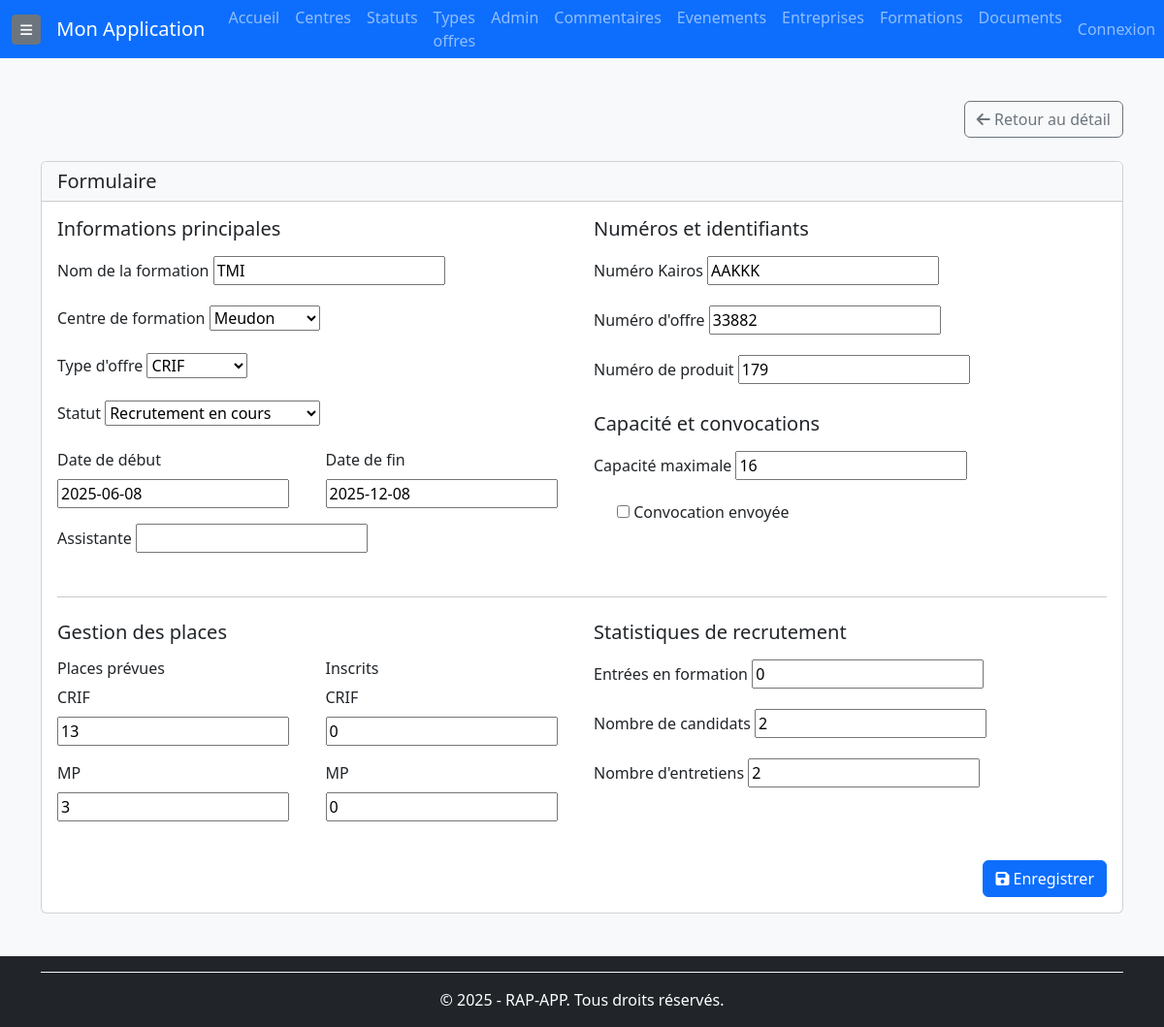
The page /formations/3/modifier/ (signed in) on the database its author committed.
### rap_app/models/formations.py (models this page shows, shortened)
class Formation(BaseModel):
    nom = models.CharField(max_length=255, verbose_name="Nom de la formation")
    centre = models.ForeignKey(Centre, on_delete=models.CASCADE, related_name='formations', verbose_name="Centre de formation")
    type_offre = models.ForeignKey(TypeOffre, on_delete=models.CASCADE, related_name="formations", verbose_name="Type d'offre")
    statut = models.ForeignKey(Statut, on_delete=models.CASCADE, related_name="formations", verbose_name="Statut de la formation")
    start_date = models.DateField(null=True, blank=True, verbose_name="Date de début")
    end_date = models.DateField(null=True, blank=True, verbose_name="Date de fin")
    num_kairos = models.CharField(max_length=50, null=True, blank=True, verbose_name="Numéro Kairos")
    num_offre = models.CharField(max_length=50, null=True, blank=True, verbose_name="Numéro de l'offre")
    num_produit = models.CharField(max_length=50, null=True, blank=True, verbose_name="Numéro du produit")
    prevus_crif = models.PositiveIntegerField(default=0, verbose_name="Places prévues CRIF")
    prevus_mp = models.PositiveIntegerField(default=0, verbose_name="Places prévues MP")
    inscrits_crif = models.PositiveIntegerField(default=0, verbose_name="Inscrits CRIF")
    inscrits_mp = models.PositiveIntegerField(default=0, verbose_name="Inscrits MP")
    assistante = models.CharField(max_length=255, null=True, blank=True, verbose_name="Assistante")
    cap = models.PositiveIntegerField(null=True, blank=True, verbose_name="Capacité maximale")
    convocation_envoie = models.BooleanField(default=False, verbose_name="Convocation envoyée")
    entresformation = models.PositiveIntegerField(default=0, verbose_name="Entrées en formation")
    nombre_candidats = models.PositiveIntegerField(default=0, verbose_name="Nombre de candidats")
    nombre_entretiens = models.PositiveIntegerField(default=0, verbose_name="Nombre d'entretiens")
    nombre_evenements = models.PositiveIntegerField(default=0, verbose_name="Nombre d'événements")
    dernier_commentaire = models.TextField(null=True, blank=True, verbose_name="Dernier commentaire")
    entreprises = models.ManyToManyField(Entreprise, related_name="formations", verbose_name="Partenaires", blank=True)
    utilisateur = models.ForeignKey(User, on_delete=models.SET_NULL, null=True, blank=True,related_name="formations_creees",verbose_name="Créé par" )
    objects = FormationManager()
    class Meta:
        verbose_name = "Formation"
        verbose_name_plural = "Formations"
        ordering = ['-start_date', 'nom']
        indexes = [
            models.Index(fields=['start_date']),
            models.Index(fields=['end_date']),
            models.Index(fields=['nom']),
        ]

### rap_app/views/formations_views.py (the view, shortened to what this page needs)
# urls.py: path('formations/<int:pk>/modifier/', formations_views.FormationUpdateView.as_view(), name='formation-update'),
class FormationUpdateView(PermissionRequiredMixin, BaseUpdateView):
    model = Formation
    permission_required = 'rap_app.change_formation'
    template_name = 'formations/formation_form.html'
    fields = FormationCreateView.fields  # ✅ Réutilisation des champs

### rap_app/models/centres.py (called while the page is built)
    def __str__(self):
        return self.nom

### rap_app/models/statut.py (called while the page is built)
    def get_nom_display(self):
        if self.nom == self.AUTRE and self.description_autre:
            return self.description_autre  # ✅ Retourne la description si le statut est "Autre"
        return dict(self.STATUT_CHOICES).get(self.nom, self.nom)  # ✅ Sinon, retourne le nom normal

    def __str__(self):
        if self.nom == self.AUTRE and self.description_autre:
            return f"{self.description_autre} - {self.couleur}"
        return f"{self.get_nom_display()} "

### rap_app/models/types_offre.py (called while the page is built)
    def __str__(self):
        return self.autre if self.nom == self.AUTRE and self.autre else self.get_nom_display()

### rap_app/templates/formations/formation_form.html (shortened to what this page needs)
{% extends 'base.html' %}
{% load static %}
{% block content %}
<div class="container mt-4">
    <div class="d-flex justify-content-between align-items-center mb-4">
        <div>
            {% if formation.id %}
                <a href="{% url 'formation-detail' formation.id %}" class="btn btn-outline-secondary">
                    <i class="fas fa-arrow-left"></i> Retour au détail
                </a>
            {% else %}
                <a href="{% url 'formation-list' %}" class="btn btn-outline-secondary">
                    <i class="fas fa-arrow-left"></i> Retour à la liste
                </a>
            {% endif %}
        </div>
    </div>
    <div class="card">
        <div class="card-header bg-light">
            <h5 class="mb-0">Formulaire</h5>
        </div>
        <div class="card-body">
            <form method="post">
                <div class="row">
                    <div class="col-md-6">
                        <h5 class="mb-3">Informations principales</h5>
                        <div class="mb-3">
                            <label for="{{ form.nom.id_for_label }}" class="form-label">Nom de la formation</label>
                            {{ form.nom }}
                        </div>
                        <div class="mb-3">
                            <label for="{{ form.centre.id_for_label }}" class="form-label">Centre de formation</label>
                            {{ form.centre }}
                        </div>
                        <div class="mb-3">
                            <label for="{{ form.type_offre.id_for_label }}" class="form-label">Type d'offre</label>
                            {{ form.type_offre }}
                        </div>
                        <div class="mb-3">
                            <label for="{{ form.statut.id_for_label }}" class="form-label">Statut</label>
                            {{ form.statut }}
                        </div>
                        <div class="row">
                            <div class="col-md-6 mb-3">
                                <label for="{{ form.start_date.id_for_label }}" class="form-label">Date de début</label>
                                {{ form.start_date }}
                            </div>
                            <div class="col-md-6 mb-3">
                                <label for="{{ form.end_date.id_for_label }}" class="form-label">Date de fin</label>
                                {{ form.end_date }}
                            </div>
                        </div>
                        <div class="mb-3">
                            <label for="{{ form.assistante.id_for_label }}" class="form-label">Assistante</label>
                            {{ form.assistante }}
                        </div>
                    </div>
                    <div class="col-md-6">
                        <h5 class="mb-3">Numéros et identifiants</h5>
                        <div class="mb-3">
                            <label for="{{ form.num_kairos.id_for_label }}" class="form-label">Numéro Kairos</label>
                            {{ form.num_kairos }}
                        </div>
                        <div class="mb-3">
                            <label for="{{ form.num_offre.id_for_label }}" class="form-label">Numéro d'offre</label>
                            {{ form.num_offre }}
                        </div>
                        <div class="mb-3">
                            <label for="{{ form.num_produit.id_for_label }}" class="form-label">Numéro de produit</label>
                            {{ form.num_produit }}
                        </div>
                        <h5 class="mb-3 mt-4">Capacité et convocations</h5>
                        <div class="mb-3">
                            <label for="{{ form.cap.id_for_label }}" class="form-label">Capacité maximale</label>
                            {{ form.cap }}
                        </div>
                        <div class="mb-3 form-check">
                            {{ form.convocation_envoie }}
                            <label class="form-check-label" for="{{ form.convocation_envoie.id_for_label }}">
                                Convocation envoyée
                            </label>
                        </div>
                    </div>
                </div>
                <hr class="my-4">
                <div class="row">
                    <div class="col-md-6">
                        <h5 class="mb-3">Gestion des places</h5>
                        <div class="row">
                            <div class="col-md-6">
                                <h6>Places prévues</h6>
                                <div class="mb-3">
                                    <label for="{{ form.prevus_crif.id_for_label }}" class="form-label">CRIF</label>
                                    {{ form.prevus_crif }}
                                </div>
                                <div class="mb-3">
                                    <label for="{{ form.prevus_mp.id_for_label }}" class="form-label">MP</label>
                                    {{ form.prevus_mp }}
                                </div>
                            </div>
                            <div class="col-md-6">
                                <h6>Inscrits</h6>
                                <div class="mb-3">
                                    <label for="{{ form.inscrits_crif.id_for_label }}" class="form-label">CRIF</label>
                                    {{ form.inscrits_crif }}
                                </div>
                                <div class="mb-3">
                                    <label for="{{ form.inscrits_mp.id_for_label }}" class="form-label">MP</label>
                                    {{ form.inscrits_mp }}
                                </div>
                            </div>
                        </div>
                    </div>
                    <div class="col-md-6">
                        <h5 class="mb-3">Statistiques de recrutement</h5>
                        <div class="mb-3">
                            <label for="{{ form.entresformation.id_for_label }}" class="form-label">Entrées en formation</label>
                            {{ form.entresformation }}
                        </div>
                        <div class="mb-3">
                            <label for="{{ form.nombre_candidats.id_for_label }}" class="form-label">Nombre de candidats</label>
                            {{ form.nombre_candidats }}
                        </div>
                        <div class="mb-3">
                            <label for="{{ form.nombre_entretiens.id_for_label }}" class="form-label">Nombre d'entretiens</label>
                            {{ form.nombre_entretiens }}
                        </div>
                    </div>
                </div>
                <div class="d-flex justify-content-end mt-4">
                    <button type="submit" class="btn btn-primary">
                        <i class="fas fa-save"></i> Enregistrer
                    </button>
                </div>
            </form>
        </div>
    </div>
</div>
{% endblock %}

### rap_app/templates/base.html (style rules this page uses)
body { background-color: #f8f9fa; display: flex; flex-direction: column; min-height: 100vh; }

### rows shown on the page
Formation: nom "TMI", centre "Meudon", type_offre "CRIF", statut "Recrutement en cours", start_date "2025-06-08", end_date "2025-12-08", num_kairos "AAKKK", num_offre "33882", num_produit "179", cap "16", prevus_crif "13", prevus_mp "3", inscrits_crif "0", inscrits_mp "0", entresformation "0", nombre_candidats "2", nombre_entretiens "2"
